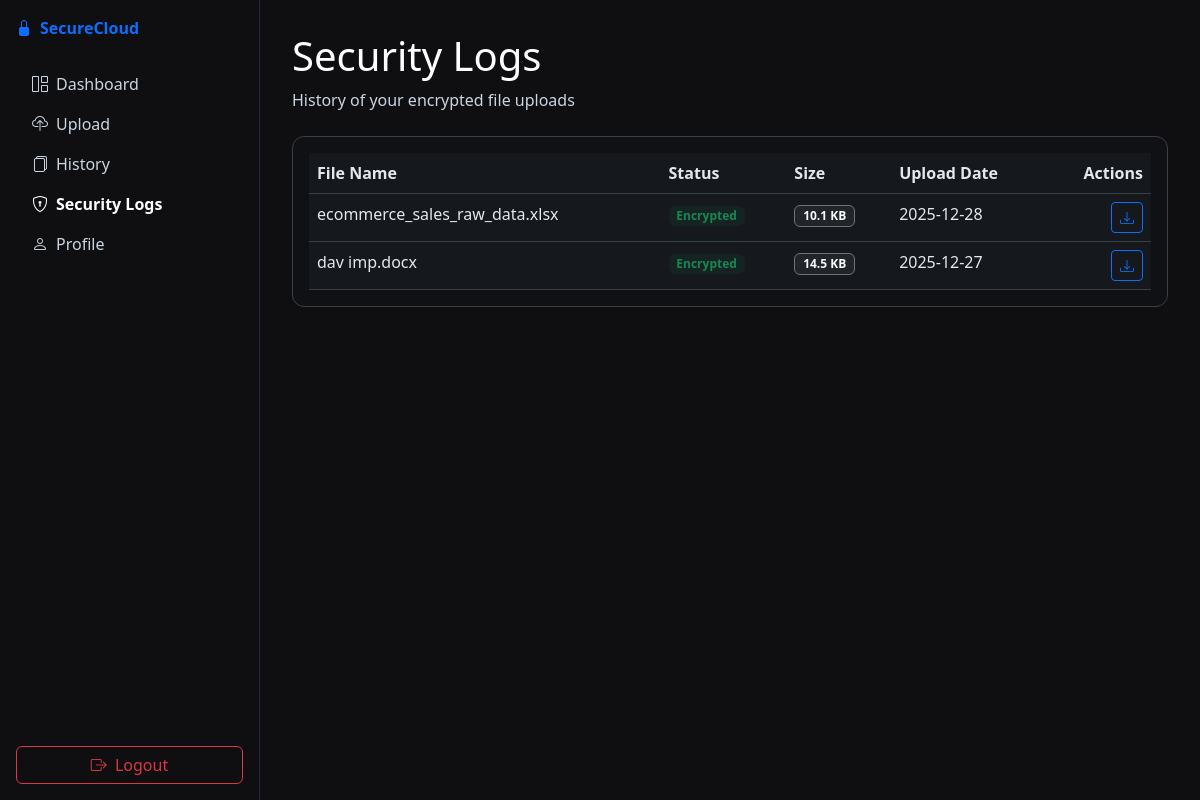
Page /history/ (signed in) on the committed database.
### storage/models.py (models this page shows, shortened)
class StoredFile(models.Model):
    user = models.ForeignKey(User, on_delete=models.CASCADE, related_name='stored_files')
    original_name = models.CharField(max_length=255)
    cover_image = models.ImageField(upload_to='covers/')
    stego_image = models.ImageField(upload_to='stego/')
    nonce = models.BinaryField()
    data_length = models.IntegerField()
    created_at = models.DateTimeField(auto_now_add=True)

### storage/views.py (the view)
# urls.py: path('history/', history_view, name='history'),
@login_required
def history_view(request):
    files = StoredFile.objects.filter(user=request.user).order_by('-created_at')
    return render(request, 'storage/history.html', {'files': files})

### templates/storage/history.html (shortened to what this page needs)
{% extends 'base.html' %}
{% load static %}
{% block content %}
<div class="dashboard-body">
  <aside class="sidebar">
    <div class="sidebar-header d-flex align-items-center gap-2 mb-4">
      <i class="bi bi-lock-fill text-primary"></i>
      <a href="/" class="text-decoration-none fw-semibold">SecureCloud</a>
    </div>
    <nav class="nav flex-column">
      <a href="{% url 'dashboard' %}" class="nav-link"><i class="bi bi-grid-1x2 me-2"></i>Dashboard</a>
      <a href="{% url 'upload' %}" class="nav-link"><i class="bi bi-cloud-upload me-2"></i>Upload</a>
      <a href="{% url 'file_list' %}" class="nav-link"><i class="bi bi-files me-2"></i>History</a>
      <a href="{% url 'history' %}" class="nav-link active"><i class="bi bi-shield-lock me-2"></i>Security Logs</a>
      <a href="{% url 'profile' %}" class="nav-link"><i class="bi bi-person me-2"></i>Profile</a>
    </nav>
    <div class="mt-auto">
      <a href="{% url 'logout' %}" class="btn btn-outline-danger w-100 mb-3">
        <i class="bi bi-box-arrow-right me-1"></i> Logout
      </a>
    </div>
  </aside>
  <main class="main-content">
    <div class="page-header mb-4">
      <h1 class="page-title">Security Logs</h1>
      <p class="text-muted mb-0">History of your encrypted file uploads</p>
    </div>
    <div class="table-container">
      <div class="table-responsive">
        <table class="table table-hover mb-0">
          <thead>
            <tr>
              <th>File Name</th>
              <th>Status</th>
              <th>Size</th>
              <th>Upload Date</th>
              <th class="text-end">Actions</th>
            </tr>
          </thead>
          <tbody>
            {% for f in files %}
            <tr>
              <td class="fw-medium">{{ f.original_name }}</td>
              <td><span class="badge bg-success bg-opacity-10 text-success">Encrypted</span></td>
              <td>
                <span class="badge bg-dark text-light border border-secondary">
                  {% if f.data_length %}{{ f.data_length|filesizeformat }}{% else %}-{% endif %}
                </span>
              </td>
              <td>{{ f.created_at|date:"Y-m-d" }}</td>
              <td class="text-end">
                <button type="button"
                        class="btn btn-sm btn-outline-primary download-face-btn"
                        data-download-url="{% url 'download' f.pk %}"
                        title="Download">
                  <i class="bi bi-download"></i>
                </button>
              </td>
            </tr>
            {% empty %}
            <tr>
              <td colspan="5" class="text-center text-muted py-5">No history yet</td>
            </tr>
            {% endfor %}
          </tbody>
        </table>
      </div>
    </div>
  </main>
</div>
{% endblock %}

### static/css/style.css (style rules this page uses)
body { background-color: #0f0f12; color: #e5e7eb; }
.table { --bs-table-bg: #15181d; --bs-table-color: #e5e7eb; --bs-table-border-color: #3b3f45; background-color: var(--bs-table-bg); color: var(--bs-table-color); border-color: var(--bs-table-border-color); }
.table tbody tr, .table tbody td, .table thead th { background-color: #15181d; color: #e5e7eb; border-color: #3b3f45; }

### templates/storage/history.html (style rules this page uses)
.dashboard-body { display:flex;min-height:100vh;background-color:#0f0f12 }
.sidebar { width:260px;border-right:1px solid #1e293b;padding:1rem 1rem 0;color:#e5e7eb;display:flex;flex-direction:column }
.nav-link { color:#cbd5e1 }
.nav-link.active { color:#ffffff;font-weight:600 }
.main-content { flex:1;padding:2rem;color:#e5e7eb }
.page-title { color:#ffffff }
.text-muted { color:#cbd5e1 !important }
.table-container { border:1px solid #3b3f45;border-radius:.75rem;padding:1rem;background-color:#0f1115;color:#e5e7eb }

### rows in the picture
StoredFile: original_name "ecommerce_sales_raw_data.xlsx", data_length|filesizeformat "10.1 KB", created_at "2025-12-28"
StoredFile: original_name "dav imp.docx", data_length|filesizeformat "14.5 KB", created_at "2025-12-27"
